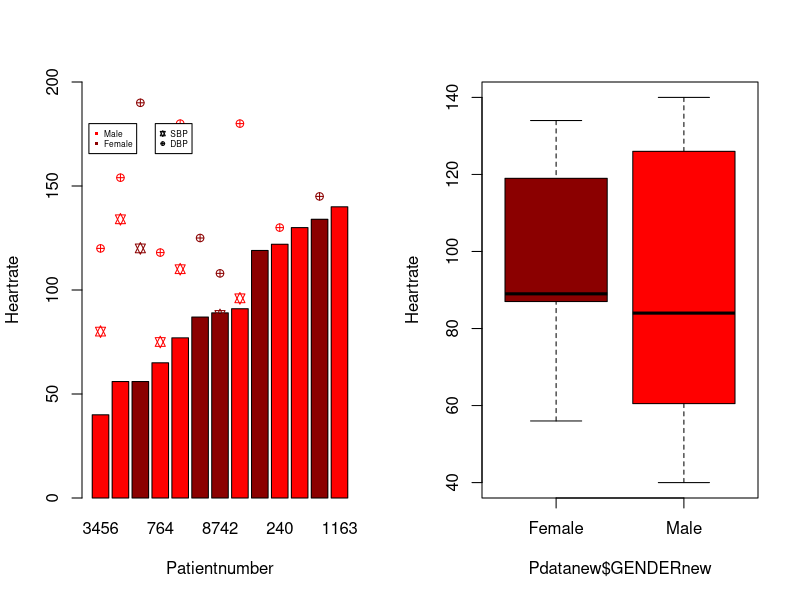

Source code (R):
setwd("\\\\soliscom.uu.nl/uu/Users/Pronk008/MyDocuments/onderwijs/DataHandlingR")
PD1<-read.table("PatientDATA1.txt",header=TRUE,sep="")
PD2<-read.delim("PatientDATA2.txt",sep=",")
Pdata<-merge(PD1,PD2,by="PATNO",all=FALSE)
Pdata$VISIT<-as.Date(Pdata$VISIT,format="%d-%m-%Y")
Pdata$PATNO<-as.factor(Pdata$PATNO)
Pdata$AE<-as.logical(Pdata$AE)
Pdata$DX<-as.factor(Pdata$DX)
Pdata$SBP_DBP<-as.character(Pdata$SBP_DBP)
Frepl<-grep("F|f",Pdata$GENDER)
Pdata$GENDERnew<-Pdata$GENDER
Pdata$GENDERnew[Frepl]<-"Female"
Mrepl<-grep("^(M|m)",Pdata$GENDER)
Pdata$GENDERnew[Mrepl]<-"Male"
Pdata$GENDERnew<-as.factor(as.character(Pdata$GENDERnew))
table(Pdata$DX)
table(Pdata$DX,Pdata$GENDERnew)
prop.table(table(Pdata$DX,Pdata$GENDERnew))
replaceNA<-which(Pdata$HR<40)
Pdata$HR[replaceNA]<-NA
sepcol<-strsplit(Pdata$SBP_DBP,"_")
Pdata_SBP_DBP<-do.call(rbind,sepcol)
colnames(Pdata_SBP_DBP)<-c("SBP","DBP")
Pdata_SBP_DBP<-apply(Pdata_SBP_DBP,2,as.numeric)
Pdatanew<-cbind(Pdata,Pdata_SBP_DBP)
Pdatanew<-Pdatanew[,!names(Pdatanew)=="SBP_DBP"]
Pdatanew[,"diff"]<-Pdatanew$DBP-Pdatanew$SBP
Pdatanew<-Pdatanew[order(Pdatanew$HR),]
Pdatanew<-na.omit(Pdatanew)
cols<-ifelse(Pdatanew$GENDERnew=="Male","red","darkred")
par(mfrow=c(1,2))
x1<-barplot(Pdatanew$HR,col=cols,ylim=c(0,200),xlab="Patientnumber",ylab="Heartrate",names.arg=Pdatanew$PATNO)
points(Pdatanew$SBP~x1,col=cols,pch=11)
points(Pdatanew$DBP~x1,col=cols,pch=10)
legend(0,180,c("Male","Female"),col=c("red","darkred"),pch=c(15,15),cex=0.5)
legend(4,180,c("SBP","DBP"),col="black",pch=c(11,10),cex=0.5)
boxplot(Pdatanew$HR~Pdatanew$GENDERnew,col=c("darkred","red"),ylab="Heartrate")
t.test(Pdatanew$HR[which(Pdatanew$GENDERnew=="Male")],Pdatanew$HR[which(Pdatanew$GENDERnew=="Female")])
